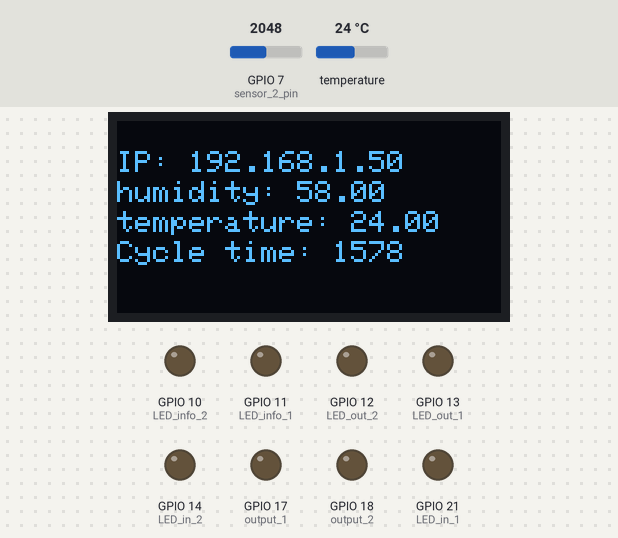
This program was run on a simulated ESP32-S3. Parts: 128×64 one-colour display, output pins drawn as LEDs (lit = HIGH). Inputs (shaded band) come from the test bench; at power-on: temperature 24 °C, GPIO 7 (sensor_2_pin) = 2048. WiFi joins after 1.5 s; servers stay silent unless stated; no MQTT or app messages arrive unless stated; what the program prints to the serial monitor is not drawn.

Above: at 2.9 s.
3.0 s: temperature set to 12 °C
At 6.2 s:
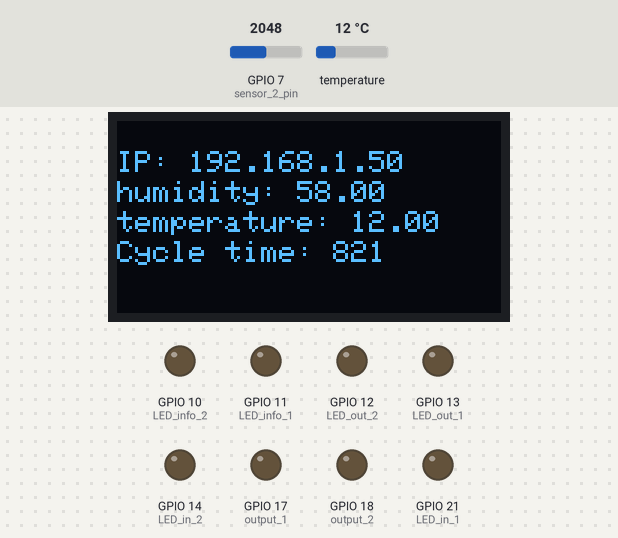
6.8 s: GPIO 7 (sensor_2_pin) set to 2866
At 9.1 s:
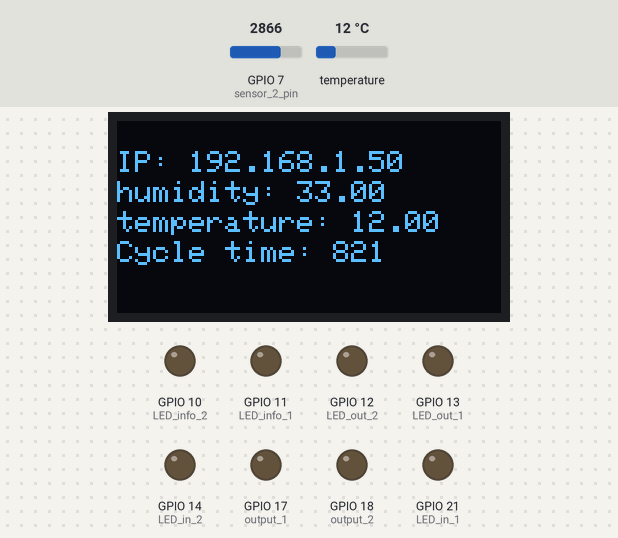
9.6 s: temperature set to 19 °C
At 10.4 s:
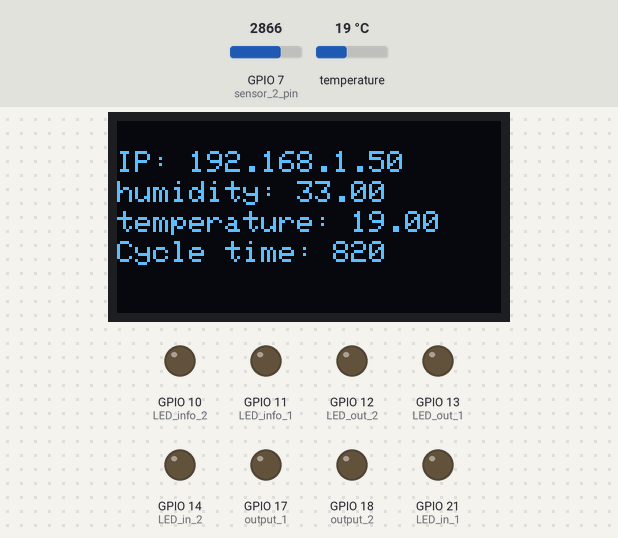
12.1 s: GPIO 7 (sensor_2_pin) set to 3603
At 12.9 s:
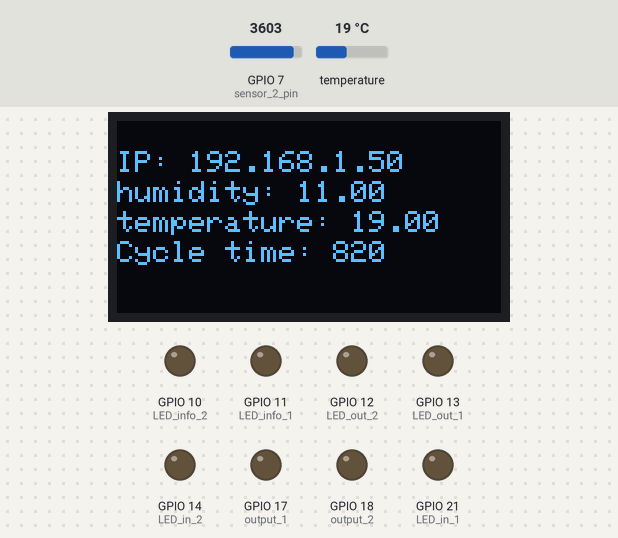
14.5 s: temperature set to 28 °C
At 15.3 s:
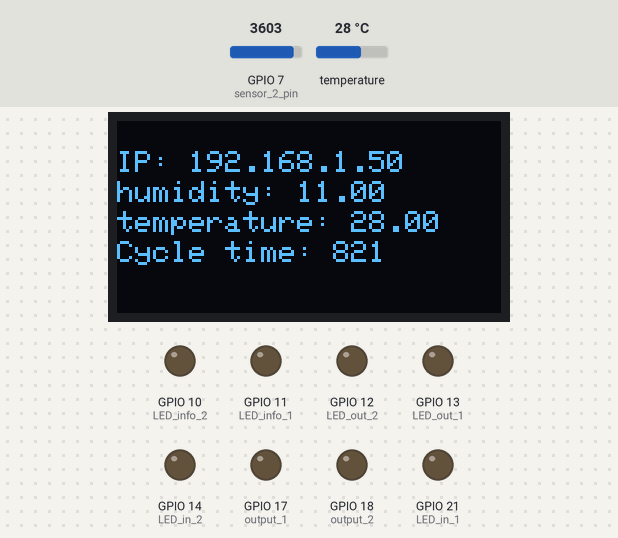
17.8 s: GPIO 7 (sensor_2_pin) set to 4095
At 19.9 s:
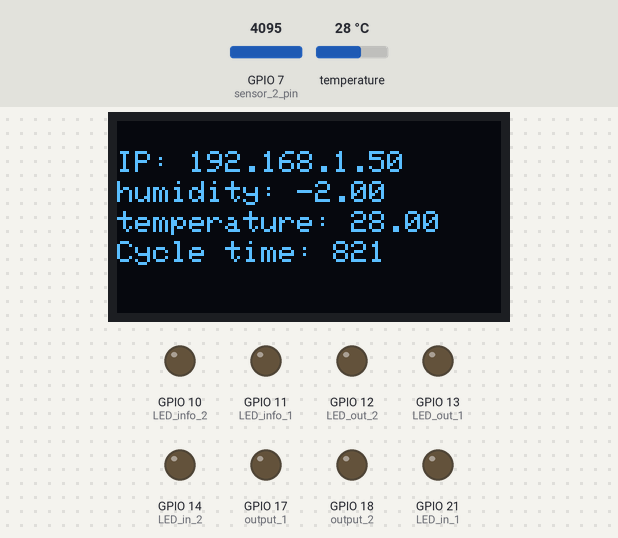
Timing chart, 0 to 21.3 s (numbered marks = the images above; inputs shaded):
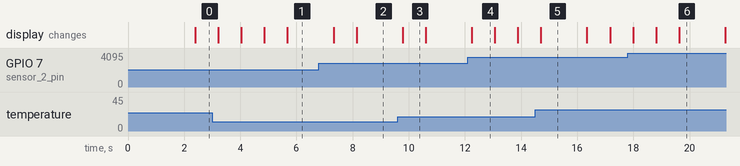

The program:

main.cpp
```cpp
#include <Arduino.h>
#include <OneWire.h>
#include <DallasTemperature.h>
#include <WiFi.h>
#include <PubSubClient.h>
#include <Wire.h>
#include <Adafruit_GFX.h>
#include <Adafruit_SSD1306.h>

#include "hardware.h"
#include "sensors.h"

#define SCREEN_WIDTH 128
#define SCREEN_HEIGHT 64


const char* ssid = "";
const char* password = "";
const char* mqtt_server = "192.168.0.122";
const char* deviceName = "ESP32_OLED";
// const char* deviceName = "ESP32_NO_OLED";
IPAddress staticIP(192, 168, 0, 46);

const char* humidityTopic = "humidity";
const char* temperatureTopic = "temperature";

WiFiClient espClient;
PubSubClient client(espClient);


// Declaration for an SSD1306 display connected to I2C (SDA, SCL pins)
Adafruit_SSD1306 display(SCREEN_WIDTH, SCREEN_HEIGHT, &Wire, -1);


OneWire oneWire(sensor_1_pin);
DallasTemperature sensors(&oneWire);

HumiditySensor hs(sensor_2_pin);

void reconnect()
{
  bool ctd = false;
  //funkcja jest wywolywana jesli utracono polaczenie z serwerem
  //USBSerial.println("Rozlaczono!");
  while(!ctd)
  {
    USBSerial.print("Laczenie z serwerem...");
    if(client.connect(deviceName))
    {
      ctd = true;
      USBSerial.println("Polaczono!");
    }
    else
    {
      USBSerial.print(".");
      delay(1000);
    }
  }
}

void ustawienieWifi()
{
  delay(10);
  USBSerial.println();
  USBSerial.print("Laczenie z ");
  USBSerial.println(ssid);
  WiFi.begin(ssid, password);


  while (WiFi.status() != WL_CONNECTED)
  {
    delay(500);
    USBSerial.print(".");
  }

  USBSerial.println("");
  USBSerial.print("Polaczona z wifi.\nESP otrzymalo adres IP: ");
  USBSerial.println(WiFi.localIP());
}

void setup()
{
  USBSerial.begin(9600);
  defineIO();
  ustawienieWifi();

  client.setServer(mqtt_server, 1883);
  client.connect(deviceName);
  sensors.begin();
}

unsigned long currentTime {0};
unsigned long previousTime {0};
unsigned long cycleTime {0};

void loop()
{
  currentTime = millis();
  cycleTime = currentTime - previousTime;
  previousTime = currentTime;


  sensors.requestTemperatures();
  float temperature = sensors.getTempCByIndex(0);
  float humidity = hs.readHumidity();

  String temperature_str = String(temperature);
  String humidity_str = String(humidity);

  // USBSerial.write("on\n");
  // setOutput(1, 1);
  // setOutput(2, 1);
  // delay(3000);

  // USBSerial.write("off\n");
  // hardware::setOutput(1, 0);
  // hardware::setOutput(2, 0);
  // delay(100);

  // USBSerial.println("temperature: " + temperature_str);
  // USBSerial.println("humidity: " + humidity_str);

  if(!display.begin(SSD1306_SWITCHCAPVCC, 0x3C)) { // Address 0x3D for 128x64
    USBSerial.println(F("SSD1306 allocation failed"));
    for(;;);
  }


  display.clearDisplay();

  display.setTextSize(1);
  display.setTextColor(WHITE);

  display.setCursor(0, 10);
  display.println("IP: " + WiFi.localIP().toString());

  display.setCursor(0, 20);
  display.println("humidity: " + humidity_str);

  display.setCursor(0, 30);
  display.println("temperature: " + temperature_str);

  display.setCursor(0, 40);
  display.println("Cycle time: " + String(cycleTime));

  display.display();

  char hum[10];
  strcpy(hum, humidity_str.c_str());
  // dtostrf(hs.readHumidity(), 4, 2, hum);

  char temp[10];
  strcpy(temp, temperature_str.c_str());
  // dtostrf(sensors.getTempCByIndex(0), 4, 2, temp);

  if (!client.connected())
  {
    reconnect();
  }

  if(!client.loop())
  {
    client.connect(deviceName);
  }

  // client.publish(humidityTopic, hum);
  client.publish(temperatureTopic, temp);
}
```

hardware.h
```cpp
#include "Arduino.h"

#define LED_in_1 21
#define LED_in_2 14
#define LED_out_1 13
#define LED_out_2 12
#define LED_info_1 11
#define LED_info_2 10

#define input_1 15
#define input_2 16
#define output_1 17
#define output_2 18

#define sensor_1_pin 6
#define sensor_2_pin 7

void defineIO();
void setOutput(int, bool);
```

sensors.h
```cpp
#include "Arduino.h"

class HumiditySensor
{
private:
    uint8_t sensorPin;
    float humidityValue;
    void readSensorValue();
    int waterHumidityValue = 660;
    int airHumidityValue = 4000;

public:
    float readHumidity();
    HumiditySensor(uint8_t);
    ~HumiditySensor();
    void update();
};
```

hardware.cpp
```cpp
#include "hardware.h"

void defineIO()
{
  pinMode(LED_in_1, OUTPUT);
  pinMode(LED_in_2, OUTPUT);
  pinMode(LED_out_1, OUTPUT);
  pinMode(LED_out_2, OUTPUT);
  pinMode(LED_info_1, OUTPUT);
  pinMode(LED_info_2, OUTPUT);

  pinMode(output_1, OUTPUT);
  pinMode(output_2, OUTPUT);

  pinMode(input_1, INPUT);
  pinMode(input_2, INPUT);
}


void setOutput(int outputNo, bool state)
{
    int outputPins[2] = {output_1, output_2};
    int outputLEDs[2] = {LED_out_1, LED_out_2};

    digitalWrite(outputPins[outputNo - 1], state);
    digitalWrite(outputLEDs[outputNo - 1], state);
}
```

sensors.cpp
```cpp
#include "sensors.h"


HumiditySensor::HumiditySensor(uint8_t sensorPin)
{
    HumiditySensor::sensorPin = sensorPin;
}

HumiditySensor::~HumiditySensor()
{}

float HumiditySensor::readHumidity()
{
    HumiditySensor::readSensorValue();
    return HumiditySensor::humidityValue;
}

void HumiditySensor::readSensorValue()
{
    int valueFromSensor = analogRead(HumiditySensor::sensorPin);
    HumiditySensor::humidityValue = map(valueFromSensor, HumiditySensor::airHumidityValue, HumiditySensor::waterHumidityValue, 0., 100.);
}
```

Measured:
- after the input at 6.8 s, the display: first changes after 0.52 s (image 2 shows a later state)
- after the input at 9.6 s, the display: changes after 0.18 s (image 3)
- after the input at 12.1 s, the display: changes after 0.15 s (image 4)
- after the input at 14.5 s, the display: changes after 0.21 s (image 5)
- after the input at 17.8 s, the display: changes after 0.19 s (image 6)
- what the display in image 3 shows lasts 0.8 s, from 9.8 s to 10.6 s
- what the display in image 5 shows lasts 1.6 s, from 14.7 s to 16.3 s
